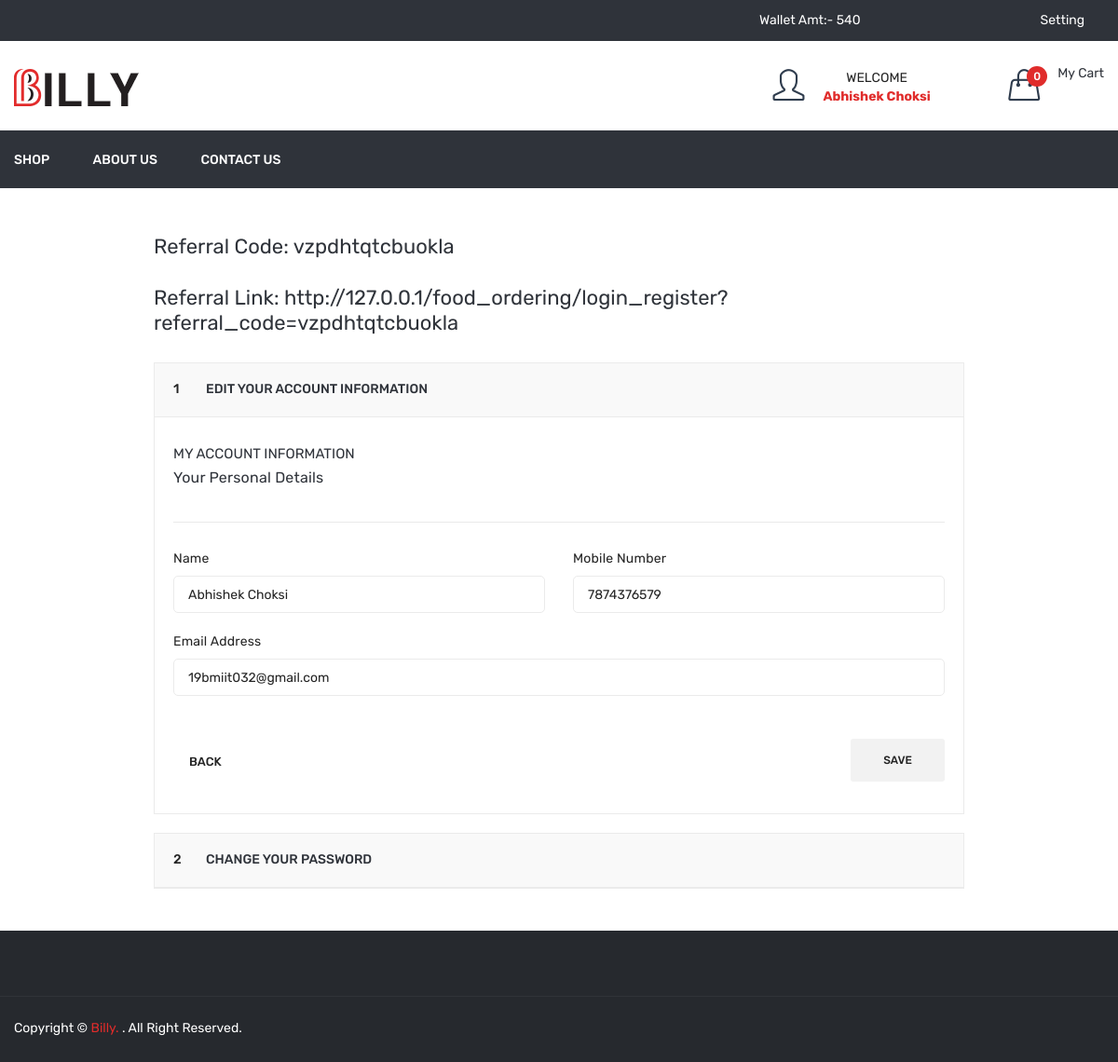
The app's page /profile.php (signed in) with its own data.
### tables this page shows
CREATE TABLE IF NOT EXISTS `user` (
  `id` int NOT NULL AUTO_INCREMENT,
  `name` varchar(50) NOT NULL,
  `email` varchar(50) NOT NULL,
  `mobile` varchar(15) NOT NULL,
  `password` varchar(100) NOT NULL,
  `status` int NOT NULL,
  `email_verify` int NOT NULL,
  `rand_str` varchar(20) NOT NULL,
  `referral_code` varchar(20) NOT NULL,
  `from_referral_code` varchar(20) NOT NULL,
  `added_on` datetime NOT NULL,
  PRIMARY KEY (`id`)
);

### function.inc.php (called while the page is built, shortened)
<?php
function getUserDetailsByid($uid = '')
{
  global $con;
  $data['name'] = '';
  $data['email'] = '';
  $data['mobile'] = '';
  $data['referral_code'] = '';
  if (isset($_SESSION['FOOD_USER_ID']) || $_SESSION['FOOD_USER_ID'] > 0) {
    $uid = $_SESSION['FOOD_USER_ID'];
  }
  $row = mysqli_fetch_assoc(mysqli_query($con, "select * from user where id='$uid'"));
  $data['name'] = $row['name'];
  $data['email'] = $row['email'];
  $data['mobile'] = $row['mobile'];
  $data['referral_code'] = $row['referral_code'];
  return $data;
}
?>

### profile.php (the view, shortened to what this page needs)
<?php
include("header.php");
$getUserDetailsByid = getUserDetailsByid();
?>
<div class="myaccount-area pb-25 pt-50">
    <div class="container">
        <div class="row">
            <div class="ml-auto mr-auto col-lg-9">
                <div>
                    <h4>Referral Code: <?php echo $getUserDetailsByid['referral_code'] ?></h4><br />
                    <h4>Referral Link: <?php echo FRONT_SITE_PATH ?>login_register?referral_code=<?php echo $getUserDetailsByid['referral_code'] ?></h4><br />
                </div>
                <div class="checkout-wrapper">
                    <div id="faq" class="panel-group">
                        <div class="panel panel-default">
                            <div class="panel-heading">
                                <h5 class="panel-title"><span>1</span> <a data-toggle="collapse" data-parent="#faq" href="#my-account-1">Edit your account information </a></h5>
                            </div>
                            <div id="my-account-1" class="panel-collapse collapse show">
                                <div class="panel-body">
                                    <form method="post" id="frmProfile">
                                        <div class="billing-information-wrapper">
                                            <div class="account-info-wrapper">
                                                <h4>My Account Information</h4>
                                                <h5>Your Personal Details</h5>
                                            </div>
                                            <div class="row">
                                                <div class="col-lg- col-md-6">
                                                    <div class="billing-info">
                                                        <label>Name</label>
                                                        <input type="text" name="name" required value="<?php echo $getUserDetailsByid['name'] ?>">
                                                    </div>
                                                </div>
                                                <div class="col-lg-6 col-md-6">
                                                    <div class="billing-info">
                                                        <label>Mobile Number</label>
                                                        <input type="tel" name="mobile" required value="<?php echo $getUserDetailsByid['mobile'] ?>">
                                                    </div>
                                                </div>
                                                <div class="col-lg-12 col-md-12">
                                                    <div class="billing-info">
                                                        <label>Email Address</label>
                                                        <input type="email" value="<?php echo $getUserDetailsByid['email'] ?>" readonly>
                                                    </div>
                                                </div>
                                            </div>
                                            <div class="billing-back-btn">
                                                <div class="billing-back">
                                                    <a href=""><i class="ion-arrow-up-c"></i> back</a>
                                                </div>
                                                <div class="billing-btn">
                                                    <button type="submit" id="profile_submit">Save</button>
                                                </div>
                                            </div>
                                        </div>
                                    </form>
                                </div>
                            </div>
                        </div>
                        <div class="panel panel-default">
                            <div class="panel-heading">
                                <h5 class="panel-title"><span>2</span> <a data-toggle="collapse" data-parent="#faq" href="#my-account-2">Change your password </a></h5>
                            </div>
                        </div>
                    </div>
                </div>
            </div>
        </div>
    </div>
</div>
<?php
include("footer.php");
?>

### records on screen
user: referral_code "vzpdhtqtcbuokla", name "Abhishek Choksi", mobile "7874376579", email "19bmiit032@gmail.com"

### other values on screen
$getWalletAmt "540"
$_SESSION['FOOD_USER_NAME'] "Abhishek Choksi"
$totalCartDish "0"
FRONT_SITE_PATH "http://127.0.0.1/food_ordering/"
